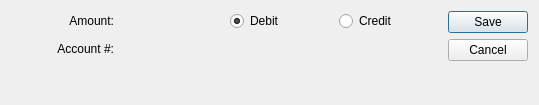
<?xml version="1.0" encoding="UTF-8"?>
<ui version="4.0">
 <comment>This file is part of the xTuple ERP: PostBooks Edition, a free and
open source Enterprise Resource Planning software suite,
Copyright (c) 1999-2018 by OpenMFG LLC, d/b/a xTuple.
It is licensed to you under the Common Public Attribution License
version 1.0, the full text of which (including xTuple-specific Exhibits)
is available at www.xtuple.com/CPAL.  By using this software, you agree
to be bound by its terms.</comment>
 <class>glSeriesItem</class>
 <widget class="QDialog" name="glSeriesItem">
  <property name="geometry">
   <rect>
    <x>0</x>
    <y>0</y>
    <width>539</width>
    <height>105</height>
   </rect>
  </property>
  <property name="windowTitle">
   <string>General Ledger Transaction Series Item</string>
  </property>
  <layout class="QGridLayout" name="gridLayout">
   <item row="0" column="0">
    <layout class="QVBoxLayout" name="verticalLayout">
     <item>
      <layout class="QGridLayout" name="_gridLayout">
       <item row="0" column="0">
        <widget class="QLabel" name="_amountLit">
         <property name="text">
          <string>Amount:</string>
         </property>
         <property name="alignment">
          <set>Qt::AlignRight|Qt::AlignTrailing|Qt::AlignVCenter</set>
         </property>
        </widget>
       </item>
       <item row="0" column="1">
        <widget class="CurrCluster" name="_amount">
         <property name="sizePolicy">
          <sizepolicy hsizetype="Preferred" vsizetype="Fixed">
           <horstretch>0</horstretch>
           <verstretch>0</verstretch>
          </sizepolicy>
         </property>
         <property name="allowNegative">
          <bool>false</bool>
         </property>
        </widget>
       </item>
       <item row="0" column="2">
        <widget class="QRadioButton" name="_debit">
         <property name="focusPolicy">
          <enum>Qt::StrongFocus</enum>
         </property>
         <property name="text">
          <string>Debit</string>
         </property>
         <property name="checked">
          <bool>true</bool>
         </property>
        </widget>
       </item>
       <item row="0" column="3">
        <widget class="QRadioButton" name="_credit">
         <property name="focusPolicy">
          <enum>Qt::StrongFocus</enum>
         </property>
         <property name="text">
          <string>Credit</string>
         </property>
        </widget>
       </item>
       <item row="1" column="1" colspan="2">
        <widget class="GLCluster" name="_account">
         <property name="focusPolicy">
          <enum>Qt::StrongFocus</enum>
         </property>
        </widget>
       </item>
       <item row="1" column="0">
        <layout class="QVBoxLayout" name="verticalLayout_2">
         <property name="topMargin">
          <number>5</number>
         </property>
         <item>
          <widget class="QLabel" name="_accountLit">
           <property name="text">
            <string>Account #:</string>
           </property>
           <property name="alignment">
            <set>Qt::AlignRight|Qt::AlignTrailing|Qt::AlignVCenter</set>
           </property>
          </widget>
         </item>
         <item>
          <spacer name="verticalSpacer_2">
           <property name="orientation">
            <enum>Qt::Vertical</enum>
           </property>
           <property name="sizeHint" stdset="0">
            <size>
             <width>20</width>
             <height>0</height>
            </size>
           </property>
          </spacer>
         </item>
        </layout>
       </item>
      </layout>
     </item>
     <item>
      <spacer name="verticalSpacer">
       <property name="orientation">
        <enum>Qt::Vertical</enum>
       </property>
       <property name="sizeHint" stdset="0">
        <size>
         <width>20</width>
         <height>0</height>
        </size>
       </property>
      </spacer>
     </item>
    </layout>
   </item>
   <item row="0" column="1">
    <widget class="QDialogButtonBox" name="_buttonBox">
     <property name="orientation">
      <enum>Qt::Vertical</enum>
     </property>
     <property name="standardButtons">
      <set>QDialogButtonBox::Cancel|QDialogButtonBox::Save</set>
     </property>
    </widget>
   </item>
  </layout>
 </widget>
 <layoutdefault spacing="6" margin="11"/>
 <customwidgets>
  <customwidget>
   <class>CurrCluster</class>
   <extends>CurrDisplay</extends>
   <header>currcluster.h</header>
   <container>1</container>
  </customwidget>
  <customwidget>
   <class>CurrDisplay</class>
   <extends>QWidget</extends>
   <header>currcluster.h</header>
  </customwidget>
  <customwidget>
   <class>GLCluster</class>
   <extends>QWidget</extends>
   <header>glcluster.h</header>
  </customwidget>
 </customwidgets>
 <tabstops>
  <tabstop>_amount</tabstop>
  <tabstop>_debit</tabstop>
  <tabstop>_credit</tabstop>
  <tabstop>_account</tabstop>
  <tabstop>_buttonBox</tabstop>
 </tabstops>
 <resources/>
 <connections>
  <connection>
   <sender>_buttonBox</sender>
   <signal>rejected()</signal>
   <receiver>glSeriesItem</receiver>
   <slot>reject()</slot>
   <hints>
    <hint type="sourcelabel">
     <x>488</x>
     <y>62</y>
    </hint>
    <hint type="destinationlabel">
     <x>267</x>
     <y>60</y>
    </hint>
   </hints>
  </connection>
 </connections>
</ui>
